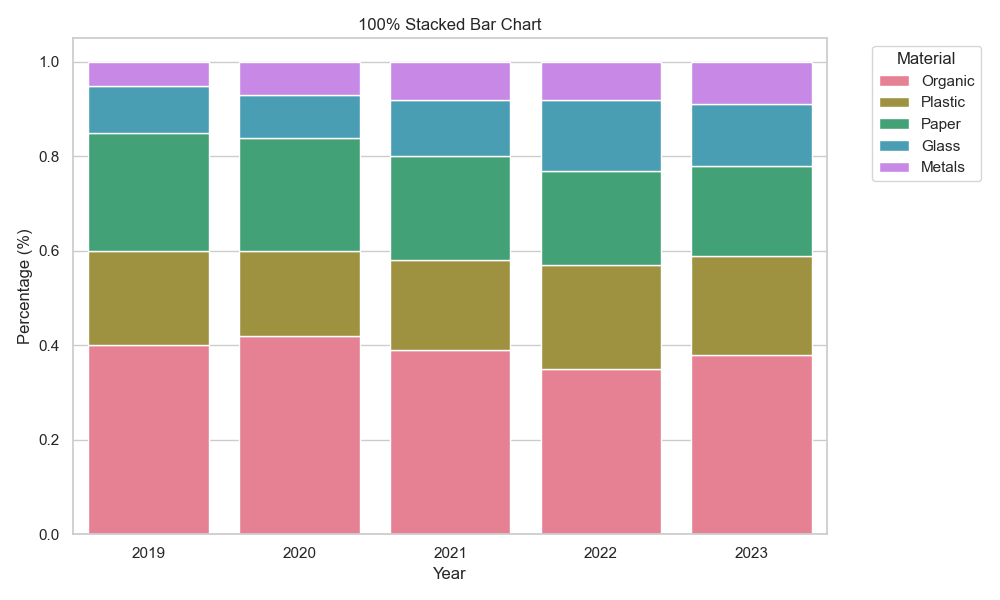

Here is the Python script that generated this plot:

import seaborn as sns
import matplotlib.pyplot as plt
import pandas as pd

# Your provided data
data = [
    {'Year': 2019, 'Organic': '40%', 'Plastic': '20%', 'Paper': '25%', 'Glass': '10%', 'Metals': '5%'},
    {'Year': 2020, 'Organic': '42%', 'Plastic': '18%', 'Paper': '24%', 'Glass': '9%', 'Metals': '7%'},
    {'Year': 2021, 'Organic': '39%', 'Plastic': '19%', 'Paper': '22%', 'Glass': '12%', 'Metals': '8%'},
    {'Year': 2022, 'Organic': '35%', 'Plastic': '22%', 'Paper': '20%', 'Glass': '15%', 'Metals': '8%'},
    {'Year': 2023, 'Organic': '38%', 'Plastic': '21%', 'Paper': '19%', 'Glass': '13%', 'Metals': '9%'}
]

# Convert the data into a pandas DataFrame
df = pd.DataFrame(data)

# Convert percentage strings to numbers
for col in df.columns[1:]:
    df[col] = df[col].str.rstrip('%').astype('float') / 100

# Reshape the DataFrame from wide to long format
df_long = df.melt(id_vars='Year', var_name='Material', value_name='Percentage')

# Calculate the bottom position for each bar segment
df_long['Bottom'] = df_long.groupby('Year')['Percentage'].cumsum() - df_long['Percentage']

# Begin plotting
plt.figure(figsize=(10, 6))

# Create a color palette
palette = sns.color_palette("husl", len(df.columns) - 1)

# Plot each material
for i, material in enumerate(df.columns[1:]):
    sns.barplot(
        data=df_long[df_long['Material'] == material],
        x='Year',
        y='Percentage',
        color=palette[i],
        label=material,
        bottom=df_long[df_long['Material'] == material]['Bottom']
    )

# Additional plot formatting
plt.title('100% Stacked Bar Chart')
plt.ylabel('Percentage (%)')
plt.xlabel('Year')

# Move the legend outside the plot
plt.legend(title='Material', bbox_to_anchor=(1.05, 1), loc='upper left')

# Show the plot
plt.tight_layout()
plt.show()
